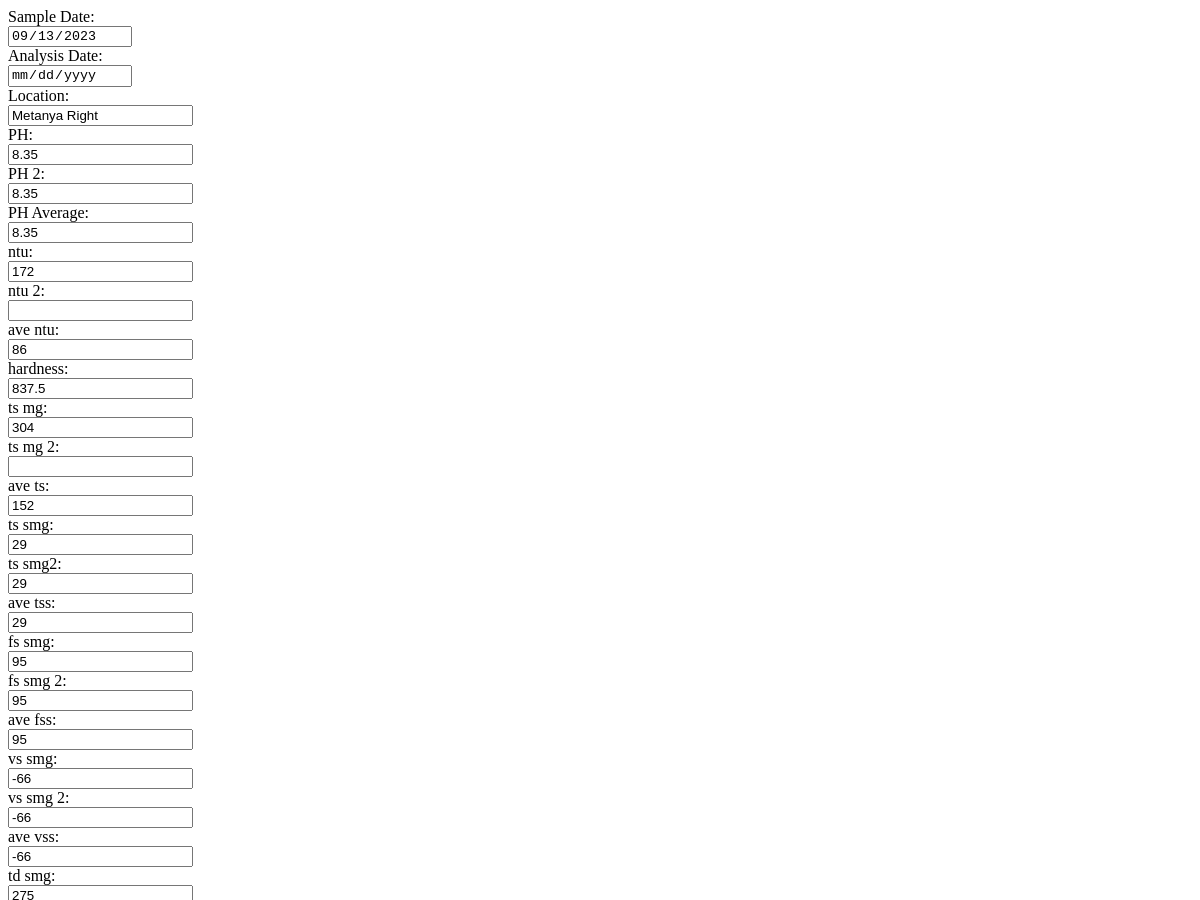
Page /lab_tests/edit/2 (signed in, upper part) on the earlier database version.
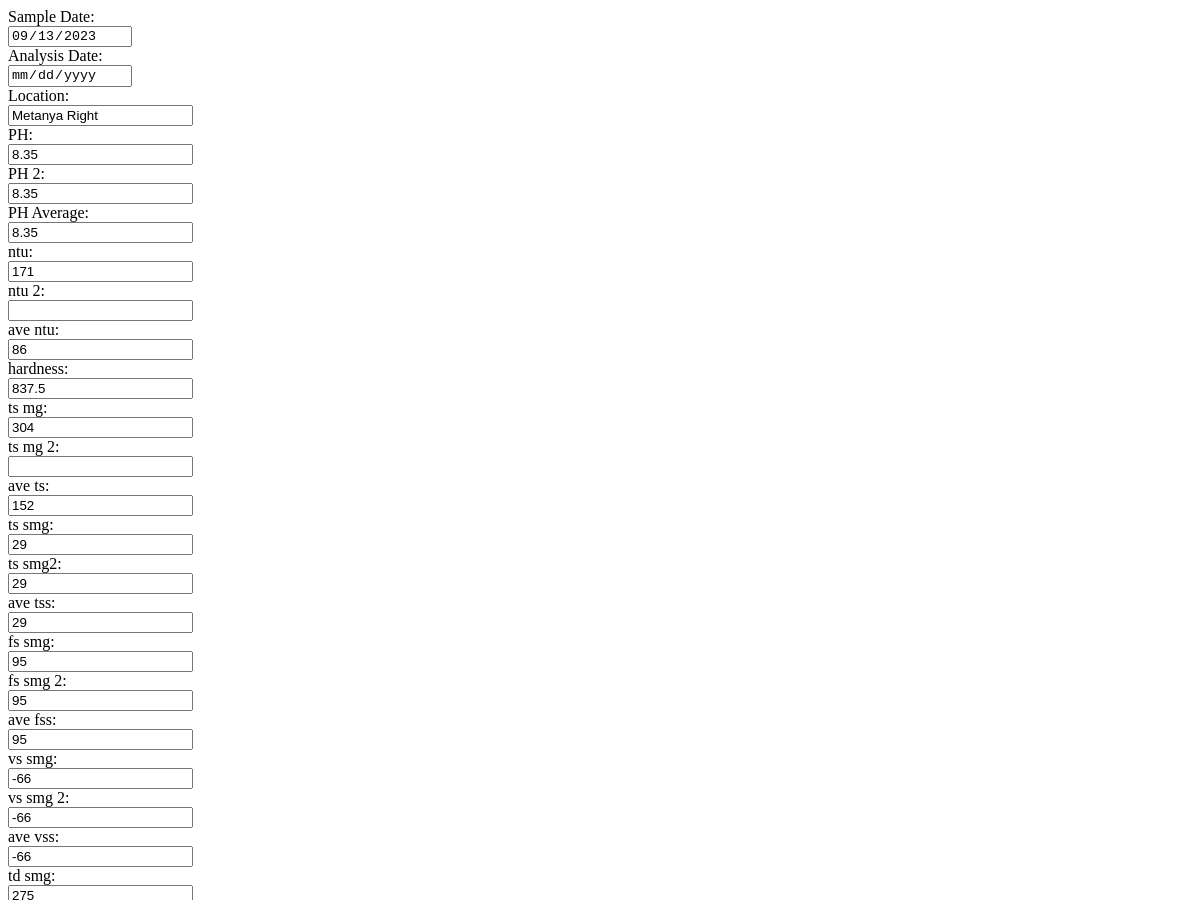
Same page on the later database version.
### website/models.py (models this page shows)
class LabTest(db.Model):
    id = db.Column(db.Integer, primary_key=True)
    location = db.Column(db.String(100))
    name = db.Column(db.String(100), nullable=True)
    sample_date = db.Column(db.Date, nullable=True)
    analysis_date = db.Column(db.Date, nullable=True)
    ph = db.Column(db.Integer, nullable=True)
    ph_2 = db.Column(db.Integer, nullable=True)
    ph_average = db.Column(db.Integer, nullable=True)
    Alkalinity = db.Column(db.Integer, nullable=True)
    ntu = db.Column(db.Integer, nullable=True)
    ntu_2 = db.Column(db.Integer, nullable=True)
    ave = db.Column(db.Integer, nullable=True)
    hardness = db.Column(db.Integer, nullable=True)
    ts_mg = db.Column(db.Integer, nullable=True)
    ts_mg_2 = db.Column(db.Integer, nullable=True)
    ave_ts = db.Column(db.Integer, nullable=True)
    ts_smg = db.Column(db.Integer, nullable=True)
    ts_smg_2 = db.Column(db.Integer, nullable=True)
    ave_tss = db.Column(db.Integer, nullable=True)
    fs_smg = db.Column(db.Integer, nullable=True)
    fs_smg_2 = db.Column(db.Integer, nullable=True)
    ave_fss = db.Column(db.Integer, nullable=True)
    vs_smg = db.Column(db.Integer, nullable=True)
    vs_smg_2 = db.Column(db.Integer, nullable=True)
    ave_vss = db.Column(db.Integer, nullable=True)
    td_smg = db.Column(db.Integer, nullable=True)
    td_smg_2 = db.Column(db.Integer, nullable=True)
    ave_tds = db.Column(db.Integer, nullable=True)
    tp_mg = db.Column(db.Integer, nullable=True)
    tp_mg_2 = db.Column(db.Integer, nullable=True)
    ave_tp = db.Column(db.Integer, nullable=True)
    tn = db.Column(db.Integer, nullable=True)
    tn_2 = db.Column(db.Integer, nullable=True)
    ave_tn = db.Column(db.Integer, nullable=True)
    cod = db.Column(db.Integer, nullable=True)
    cod_2 = db.Column(db.Integer, nullable=True)
    ave_cod = db.Column(db.Integer, nullable=True)
    nh4 = db.Column(db.Integer, nullable=True)
    nh4_2 = db.Column(db.Integer, nullable=True)
    ave_nh4 = db.Column(db.Integer, nullable=True)
    po4p = db.Column(db.Integer, nullable=True)
    po4p_2 = db.Column(db.Integer, nullable=True)
    ave_po4 = db.Column(db.Integer, nullable=True)
    no2 = db.Column(db.Integer, nullable=True)
    no2_2 = db.Column(db.Integer, nullable=True)
    ave_no2 = db.Column(db.Integer, nullable=True)
    no3 = db.Column(db.Integer, nullable=True)
    no3_2 = db.Column(db.Integer, nullable=True)
    ave_no3 = db.Column(db.Integer, nullable=True)
    bod = db.Column(db.Boolean, nullable=True)
    bod2 = db.Column(db.Boolean, nullable=True)

### website/views.py (the view, shortened to what this page needs)
@views.route('/lab_tests/edit/<int:id>', methods=['GET', 'POST'])
@login_required
def edit_lab_test(id):
    lab_test = LabTest.query.get_or_404(id)
    return render_template('edit_lab_test.html', lab_test=lab_test, user=current_user)

### website/scheduler.py (called while the page is built)
def setup_scheduler(app):
    from apscheduler.schedulers.background import BackgroundScheduler
    scheduler = BackgroundScheduler()
    scheduler.start()
    scheduler.add_job(lambda: save_daily_sensor_reading(app), 'cron', hour=13, minute=56, second=0)
    scheduler.add_job(lambda: check_flood_risk(app), 'cron', hour=13, minute=59, second=0)
    scheduler.add_job(id='Sensor Reading Task', func=lambda: get_water_level_alert(app), trigger='interval', seconds=10)
    @app.teardown_appcontext
    def shutdown_scheduler(exception=None):
        if scheduler.running:
            scheduler.shutdown(wait=False)  # Change here to not wait for jobs to complete

### website/templates/edit_lab_test.html (shortened to what this page needs)
<form method="POST" action="{{ url_for('views.edit_lab_test', id=lab_test.id) }}">
  <div class="form-group">
    <label for="sample_date">Sample Date:</label>
    <div class="input-container">
      <input type="date" id="sample_date" name="sample_date" class="form-control" {% if lab_test.sample_date %}value="{{ lab_test.sample_date.strftime('%Y-%m-%d') if lab_test.sample_date else '' }}"{% endif %} readonly>
      </div>
    </div>
  <div class="form-group">
    <label for="analysis_date">Analysis Date:</label>
    <div class="input-container">
      <input type="date" id="analysis_date" name="analysis_date" class="form-control" {% if lab_test.analysis_date %}value="{{ lab_test.analysis_date.strftime('%Y-%m-%d') if lab_test.analysis_date else '' }}"{% endif %} readonly>
      </div>
    </div>
  <div class="form-group">
    <label for="location">Location:</label>
    <div class="input-container">
      <input type="text" id="location" name="location" class="form-control" {% if lab_test.location %}value="{{ lab_test.location }}"{% endif %} readonly>
      </div>
    </div>
  <div class="form-group">
    <label for="ph">PH:</label>
    <div class="input-container">
      <input type="number" step="0.01" id="ph" name="ph" class="form-control" {% if lab_test.ph %}value="{{ lab_test.ph }}"{% endif %}>
      </div>
    </div>
  <div class="form-group">
    <label for="ph2">PH 2:</label>
    <div class="input-container">
      <input type="number" step="0.01" id="ph2" name="ph2" class="form-control" {% if lab_test.ph_2 %}value="{{ lab_test.ph_2 }}"{% endif %}>
      </div>
    </div>
  <div class="form-group">
    <label for="phAvg">PH Average:</label>
    <div class="input-container">
      <input type="number" step="0.01" id="phAvg" name="phAvg" class="form-control" {% if lab_test.ph_average %}value="{{ lab_test.ph_average }}"{% endif %}>
        </div>
    </div>
      <div class="form-group">
        <label for="ntu">ntu:</label>
        <div class="input-container">
            <input type="number" step="0.01" class="form-control" id="ntu" name="ntu" {% if lab_test.ntu %}value="{{ lab_test.ntu }}" {% endif %}>
        </div>
    </div>
    <div class="form-group">
        <label for="ntu2">ntu 2:</label>
        <div class="input-container">
            <input type="number" step="0.01" class="form-control" id="ntu2" name="ntu2" {% if lab_test.ntu_2 %}value="{{ lab_test.ntu_2 }}" {% endif %}>
        </div>
    </div>
    <div class="form-group">
        <label for="aveNtu">ave ntu:</label>
        <div class="input-container">
            <input type="number" step="0.01" class="form-control" id="aveNtu" name="aveNtu" {% if lab_test.ave %}value="{{ lab_test.ave }}" {% endif %}>
        </div>
    </div>
    <div class="form-group">
        <label for="hardness">hardness:</label>
        <div class="input-container">
            <input type="number" step="0.01" class="form-control" id="hardness" name="hardness" {% if lab_test.hardness %}value="{{ lab_test.hardness }}" {% endif %}>
        </div>
    </div>
    <div class="form-group">
        <label for="tsMg">ts mg:</label>
        <div class="input-container">
            <input type="number" step="0.01" class="form-control" id="tsMg" name="tsMg" {% if lab_test.ts_mg %}value="{{ lab_test.ts_mg }}" {% endif %}>
        </div>
    </div>
    <div class="form-group">
        <label for="tsMg2">ts mg 2:</label>
        <div class="input-container">
            <input type="number" step="0.01" class="form-control" id="tsMg2" name="tsMg2" {% if lab_test.ts_mg_2 %}value="{{ lab_test.ts_mg_2 }}" {% endif %}>
        </div>
    </div>
    <div class="form-group">
        <label for="aveTs">ave ts:</label>
        <div class="input-container">
            <input type="number" step="0.01" class="form-control" id="aveTs" name="aveTs" {% if lab_test.ave_ts %}value="{{ lab_test.ave_ts }}" {% endif %}>
        </div>
    </div>
    <div class="form-group">
        <label for="tsSmg">ts smg:</label>
        <div class="input-container">
            <input type="number" step="0.01" class="form-control" id="tsSmg" name="tsSmg" {% if lab_test.ts_smg %}value="{{ lab_test.ts_smg }}" {% endif %}>
        </div>
    </div>
    <div class="form-group">
        <label for="tsSmg2">ts smg2:</label>
        <div class="input-container">
            <input type="number" step="0.01" class="form-control" id="tsSmg2" name="tsSmg2" {% if lab_test.ts_smg_2 %}value="{{ lab_test.ts_smg_2 }}" {% endif %}>
        </div>
    </div>
    <div class="form-group">
        <label for="aveTss">ave tss:</label>
        <div class="input-container">
            <input type="number" step="0.01" class="form-control" id="aveTss" name="aveTss" {% if lab_test.ave_tss %}value="{{ lab_test.ave_tss }}" {% endif %}>
        </div>
    </div>
    <div class="form-group">
        <label for="fsSmg">fs smg:</label>
        <div class="input-container">
            <input type="number" step="0.01" class="form-control" id="fsSmg" name="fsSmg" {% if lab_test.fs_smg %}value="{{ lab_test.fs_smg }}" {% endif %}>
        </div>
    </div>
    <div class="form-group">
        <label for="fsSmg2">fs smg 2:</label>
        <div class="input-container">
            <input type="number" step="0.01" class="form-control" id="fsSmg2" name="fsSmg2" {% if lab_test.fs_smg_2 %}value="{{ lab_test.fs_smg_2 }}" {% endif %}>
        </div>
    </div>
    <div class="form-group">
        <label for="aveFss">ave fss:</label>
        <div class="input-container">
            <input type="number" step="0.01" class="form-control" id="aveFss" name="aveFss" {% if lab_test.ave_fss %}value="{{ lab_test.ave_fss }}" {% endif %}>
        </div>
    </div>
    <div class="form-group">
        <label for="vsSmg">vs smg:</label>
        <div class="input-container">
            <input type="number" step="0.01" class="form-control" id="vsSmg" name="vsSmg" {% if lab_test.vs_smg %}value="{{ lab_test.vs_smg }}" {% endif %}>
        </div>
    </div>
    <div class="form-group">
        <label for="vsSmg2">vs smg 2:</label>
        <div class="input-container">
            <input type="number" step="0.01" class="form-control" id="vsSmg2" name="vsSmg2" {% if lab_test.vs_smg_2 %}value="{{ lab_test.vs_smg_2 }}" {% endif %}>
        </div>
    </div>
    <div class="form-group">
        <label for="aveVss">ave vss:</label>
        <div class="input-container">
            <input type="number" step="0.01" class="form-control" id="aveVss" name="aveVss" {% if lab_test.ave_vss %}value="{{ lab_test.ave_vss }}" {% endif %}>
        </div>
    </div>
    <div class="form-group">
        <label for="tdSmg">td smg:</label>
        <div class="input-container">
            <input type="number" step="0.01" class="form-control" id="tdSmg" name="tdSmg" {% if lab_test.td_smg %}value="{{ lab_test.td_smg }}" {% endif %}>
        </div>
    </div>
</form>

Differences in the rows shown:
changed LabTest "Metanya Right": ntu "172" → "171"
